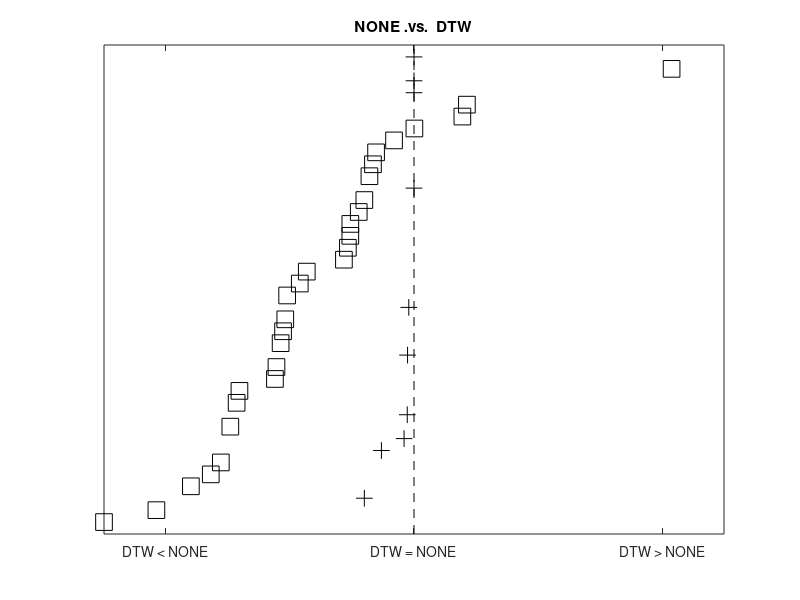

Here is the MATLAB script that generated this plot: (Note: this script raises an error after producing the figure.)
clear all
close all
clc
addpath('lib/export_fig')
tmp=load('results_svm.mat','a'); % load NONE, DTW, CDTW,SAGA
x=tmp.a;

cname = {'NONE','DTW','CDTW','SAGA'};
c = [1 2;1 3;1 4;2 3;2 4;3 4];
for j=1:size(c,1) 
    m1=cname{c(j,1)};
    m2=cname{c(j,2)};
    figure
    % NONE vs DTW means DTW-NONE
    d = x(:,c(j,2))-x(:,c(j,1)); % DTW - NONE
    snot = find(x(:,4+j)==0);
    s    = find(x(:,4+j)==1);
    limx = max(abs(d));
    plot(sort(d(s)),s,'ks','MarkerSize',12);
    hold on;
    plot(sort(d(snot)),snot,'k+','MarkerSize',12);
    plot([0 0],[0 41],'k--');
    %legend('Significant','Other','Location','NorthWest');
    ylim([0 41]); xlim([-limx limx]);
    %ylabel('Dataset index','FontSize',12);
    %xlabel('Difference between accuracies','FontSize',12);
    set(gca,'YTick',[]);
    title(sprintf('%4s .vs. %4s',m1,m2));
    
    set(gca,'XTick',[-0.5 0 0.5],'XTickLabel',...
        {sprintf('%4s < %4s',m2,m1),...
         sprintf('%4s = %4s',m2,m1),...
         sprintf('%4s > %4s',m2,m1)},'FontSize',10);
    export_fig('-pdf','-transparent',...
        sprintf('tscu_test_accuracies_svm_%s_vs_%s.pdf',m1,m2));
    
end